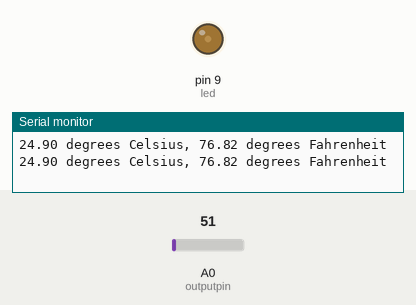
Simulated run of this sketch. Board: Arduino Uno, built with avr-gcc and run on an emulated ATmega328P. Parts: output pins drawn as LEDs (lit = HIGH), the last lines printed to the serial monitor. The inputs (shaded band) are chosen by the test bench; at power-on: A0 (outputpin) = 51.

Above: at 1.8 s.
1.9 s: A0 (outputpin) set to 71
At 2.7 s:
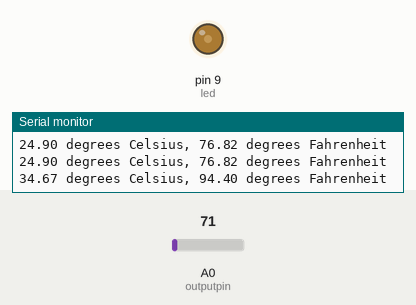
3.5 s: A0 (outputpin) set to 163
At 4.3 s:
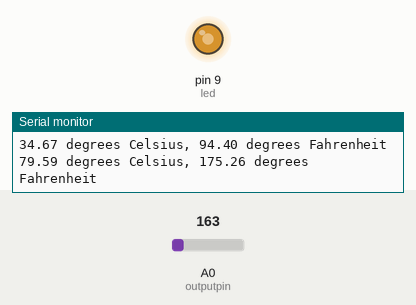
Timing chart, 0 to 6.5 s (numbered marks = the images above; inputs shaded):
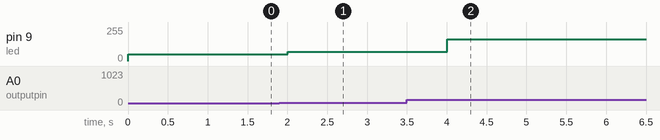

Measured:
- after the input at 1.9 s, pin 9 (led): 51/255 → 71/255 after 0.10 s
- after the input at 3.5 s, pin 9 (led): 71/255 → 163/255 after 0.51 s

The sketch:

LM35.ino
```cpp
//initializes/defines the output pin of the LM35 temperature sensor
int outputpin= A0;
int led = 9;
//this sets the ground pin to LOW and the input voltage pin to high
void setup()
{
Serial.begin(9600);
pinMode(led,OUTPUT);
}

//main loop
void loop()
{
int rawvoltage= analogRead(outputpin);
float millivolts= (rawvoltage/1024.0) * 5000;
float celsius= millivolts/10;
Serial.print(celsius);
analogWrite(led,rawvoltage);
Serial.print(" degrees Celsius, ");

Serial.print((celsius * 9)/5 + 32);
Serial.println(" degrees Fahrenheit");
delay(1000);

}
```
